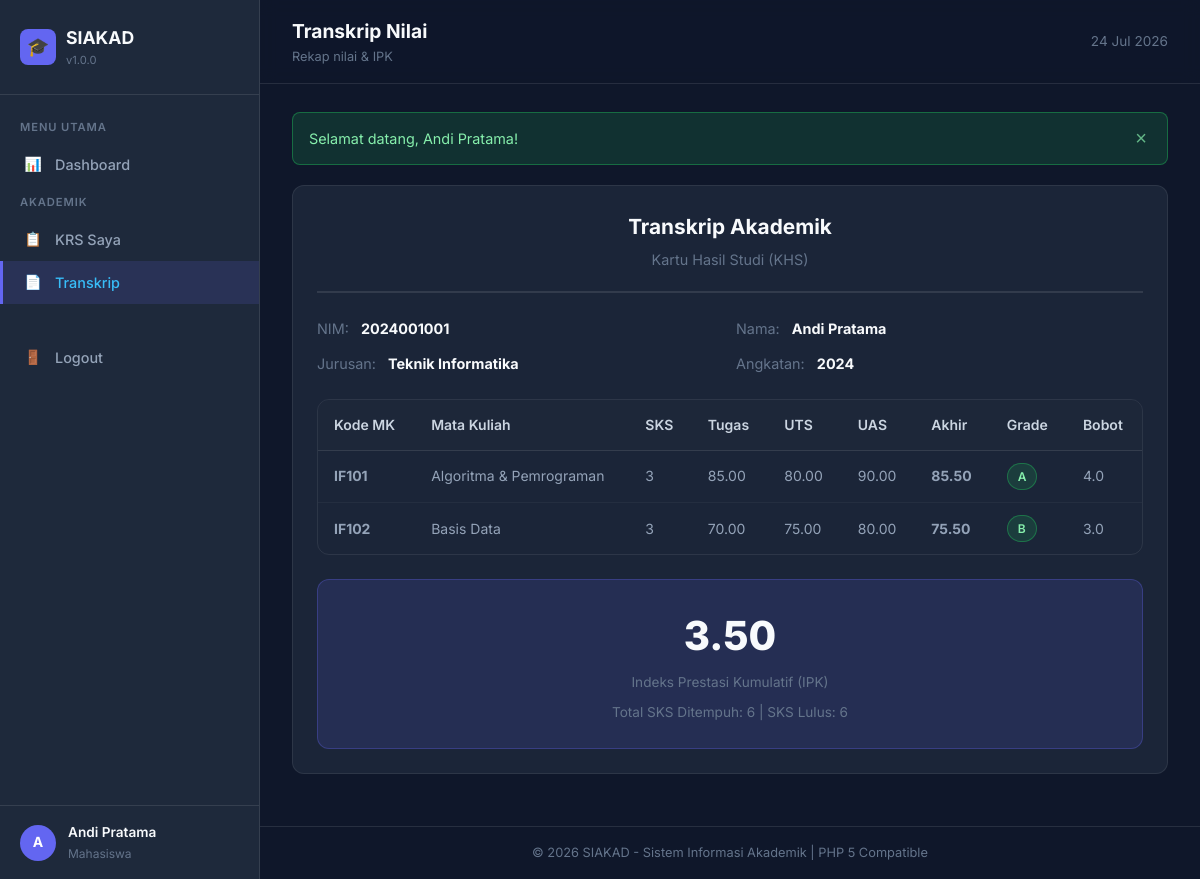
Screenshot of /index.php?page=transkrip (signed in) with the database file from the repository.
### tables this page shows
CREATE TABLE `mahasiswa` (
    `id` INT(11) NOT NULL AUTO_INCREMENT,
    `nim` VARCHAR(20) NOT NULL,
    `user_id` INT(11) NOT NULL,
    `nama` VARCHAR(100) NOT NULL,
    `email` VARCHAR(100) DEFAULT NULL,
    `telepon` VARCHAR(20) DEFAULT NULL,
    `jurusan` VARCHAR(100) NOT NULL,
    `angkatan` INT(4) NOT NULL,
    `alamat` TEXT DEFAULT NULL,
    PRIMARY KEY (`id`),
    UNIQUE KEY `uq_nim` (`nim`),
    KEY `fk_mhs_user` (`user_id`),
    CONSTRAINT `fk_mhs_user` FOREIGN KEY (`user_id`) REFERENCES `users` (`id`) ON DELETE CASCADE
);

CREATE TABLE `krs` (
    `id` INT(11) NOT NULL AUTO_INCREMENT,
    `mahasiswa_id` INT(11) NOT NULL,
    `mata_kuliah_id` INT(11) NOT NULL,
    `semester` INT(2) NOT NULL,
    `tahun_ajaran` VARCHAR(20) NOT NULL,
    `status` ENUM('pending', 'approved', 'rejected') NOT NULL DEFAULT 'pending',
    `created_at` DATETIME NOT NULL,
    PRIMARY KEY (`id`),
    UNIQUE KEY `uq_krs` (`mahasiswa_id`, `mata_kuliah_id`, `tahun_ajaran`),
    KEY `fk_krs_mhs` (`mahasiswa_id`),
    KEY `fk_krs_mk` (`mata_kuliah_id`),
    CONSTRAINT `fk_krs_mhs` FOREIGN KEY (`mahasiswa_id`) REFERENCES `mahasiswa` (`id`) ON DELETE CASCADE,
    CONSTRAINT `fk_krs_mk` FOREIGN KEY (`mata_kuliah_id`) REFERENCES `mata_kuliah` (`id`) ON DELETE CASCADE
);

CREATE TABLE `mata_kuliah` (
    `id` INT(11) NOT NULL AUTO_INCREMENT,
    `kode_mk` VARCHAR(10) NOT NULL,
    `nama_mk` VARCHAR(100) NOT NULL,
    `sks` INT(1) NOT NULL DEFAULT 3,
    `semester` INT(2) NOT NULL DEFAULT 1,
    `dosen_id` INT(11) DEFAULT NULL,
    PRIMARY KEY (`id`),
    UNIQUE KEY `uq_kode_mk` (`kode_mk`),
    KEY `fk_mk_dosen` (`dosen_id`),
    CONSTRAINT `fk_mk_dosen` FOREIGN KEY (`dosen_id`) REFERENCES `dosen` (`id`) ON DELETE SET NULL
);

CREATE TABLE `nilai` (
    `id` INT(11) NOT NULL AUTO_INCREMENT,
    `krs_id` INT(11) NOT NULL,
    `tugas` DECIMAL(5,2) NOT NULL DEFAULT 0,
    `uts` DECIMAL(5,2) NOT NULL DEFAULT 0,
    `uas` DECIMAL(5,2) NOT NULL DEFAULT 0,
    `nilai_akhir` DECIMAL(5,2) NOT NULL DEFAULT 0,
    `grade` VARCHAR(2) NOT NULL DEFAULT '',
    `created_at` DATETIME NOT NULL,
    `updated_at` DATETIME DEFAULT NULL,
    PRIMARY KEY (`id`),
    UNIQUE KEY `uq_nilai_krs` (`krs_id`),
    CONSTRAINT `fk_nilai_krs` FOREIGN KEY (`krs_id`) REFERENCES `krs` (`id`) ON DELETE CASCADE
);

### pages/transkrip.php (the view, shortened to what this page needs)
<?php
$mhs_id = isset($_SESSION['mahasiswa_id']) ? (int)$_SESSION['mahasiswa_id'] : 0;
$mhs = fetch_one($db_conn, "SELECT * FROM mahasiswa WHERE id = $mhs_id");
$nilai_rows = fetch_all($db_conn, "SELECT mk.kode_mk, mk.nama_mk, mk.sks, mk.semester,
    n.tugas, n.uts, n.uas, n.nilai_akhir, n.grade,
    k.tahun_ajaran
    FROM krs k
    JOIN mata_kuliah mk ON k.mata_kuliah_id = mk.id
    LEFT JOIN nilai n ON n.krs_id = k.id
    WHERE k.mahasiswa_id = $mhs_id AND k.status = 'approved'
    ORDER BY k.tahun_ajaran ASC, mk.semester ASC, mk.kode_mk ASC");
$ipk = calculate_ipk($db_conn, $mhs_id);
$total_sks = 0;
$total_sks_lulus = 0;
foreach ($nilai_rows as $n) {
    if (!empty($n['grade'])) {
        $total_sks += (int)$n['sks'];
        if ($n['grade'] !== 'E') {
            $total_sks_lulus += (int)$n['sks'];
        }
    }
}
?>
<div class="card">
    <div class="transcript-header">
        <h2>Transkrip Akademik</h2>
        <p>Kartu Hasil Studi (KHS)</p>
    </div>
    <div style="display: grid; grid-template-columns: 1fr 1fr; gap: 12px; margin-bottom: 24px; font-size: 0.9rem;">
        <div>
            <span style="color: var(--text-muted);">NIM:</span>
            <strong style="color: var(--text-heading); margin-left: 8px;"><?php echo escape_html($mhs['nim']); ?></strong>
        </div>
        <div>
            <span style="color: var(--text-muted);">Nama:</span>
            <strong style="color: var(--text-heading); margin-left: 8px;"><?php echo escape_html($mhs['nama']); ?></strong>
        </div>
        <div>
            <span style="color: var(--text-muted);">Jurusan:</span>
            <strong style="color: var(--text-heading); margin-left: 8px;"><?php echo escape_html($mhs['jurusan']); ?></strong>
        </div>
        <div>
            <span style="color: var(--text-muted);">Angkatan:</span>
            <strong style="color: var(--text-heading); margin-left: 8px;"><?php echo (int)$mhs['angkatan']; ?></strong>
        </div>
    </div>
    <?php if (empty($nilai_rows)): ?>
        <div class="empty-state"><div class="empty-icon">📄</div><p>Belum ada data nilai.</p></div>
    <?php else: ?>
        <div class="table-wrapper">
            <table class="data-table">
                <thead>
                    <tr>
                        <th>Kode MK</th>
                        <th>Mata Kuliah</th>
                        <th>SKS</th>
                        <th>Tugas</th>
                        <th>UTS</th>
                        <th>UAS</th>
                        <th>Akhir</th>
                        <th>Grade</th>
                        <th>Bobot</th>
                    </tr>
                </thead>
                <tbody>
                <?php foreach ($nilai_rows as $n): ?>
                    <tr>
                        <td><strong><?php echo escape_html($n['kode_mk']); ?></strong></td>
                        <td><?php echo escape_html($n['nama_mk']); ?></td>
                        <td><?php echo (int)$n['sks']; ?></td>
                        <td><?php echo !empty($n['tugas']) ? $n['tugas'] : '-'; ?></td>
                        <td><?php echo !empty($n['uts']) ? $n['uts'] : '-'; ?></td>
                        <td><?php echo !empty($n['uas']) ? $n['uas'] : '-'; ?></td>
                        <td><strong><?php echo !empty($n['nilai_akhir']) ? $n['nilai_akhir'] : '-'; ?></strong></td>
                        <td>
                            <?php if (!empty($n['grade'])): ?>
                                <span class="badge <?php echo ($n['grade'] === 'A' || $n['grade'] === 'B') ? 'badge-approved' : (($n['grade'] === 'C') ? 'badge-pending' : 'badge-rejected'); ?>">
                                    <?php echo escape_html($n['grade']); ?>
                                </span>
                            <?php else: ?>
                                -
                            <?php endif; ?>
                        </td>
                        <td><?php echo !empty($n['grade']) ? number_format(grade_to_point($n['grade']), 1) : '-'; ?></td>
                    </tr>
                <?php endforeach; ?>
                </tbody>
            </table>
        </div>
        <div class="ipk-display">
            <div class="ipk-value"><?php echo number_format($ipk, 2); ?></div>
            <div class="ipk-label">Indeks Prestasi Kumulatif (IPK)</div>
            <div style="margin-top: 8px; font-size: 0.85rem; color: var(--text-muted);">
                Total SKS Ditempuh: <?php echo $total_sks; ?> |
                SKS Lulus: <?php echo $total_sks_lulus; ?>
            </div>
        </div>
    <?php endif; ?>
</div>

### style.css (style rules this page uses)
:root { --bg-main: #0f172a; --bg-sidebar: #1e293b; --bg-card: rgba(30, 41, 59, 0.85); --bg-card-border: rgba(255, 255, 255, 0.08); --bg-input: rgba(15, 23, 42, 0.6); --primary: #6366f1; --primary-hover: #4f46e5; --primary-light: rgba(99, 102, 241, 0.15); --accent: #38bdf8; --text-heading: #f8fafc; --text-body: #94a3b8; --text-light: #cbd5e1; --text-muted: #64748b; --border-color: rgba(255, 255, 255, 0.1); --danger: #ef4444; --danger-bg: rgba(239, 68, 68, 0.15); --danger-border: rgba(239, 68, 68, 0.4); --danger-text: #fca5a5; --success: #22c55e; --success-bg: rgba(34, 197, 94, 0.15); --success-border: rgba(34, 197, 94, 0.4); --success-text: #86efac; --warning-bg: rgba(234, 179, 8, 0.15); --warning-border: rgba(234, 179, 8, 0.4); --warning-text: #fde047; --info-bg: rgba(56, 189, 248, 0.15); --info-border: rgba(56, 189, 248, 0.4); --info-text: #7dd3fc; --radius-sm: 8px; --radius-md: 12px; --radius-lg: 16px; --transition: all 0.25s cubic-bezier(0.4, 0, 0.2, 1); --sidebar-width: 260px; }
*, *::before, *::after { margin: 0; padding: 0; box-sizing: border-box; }
body { font-family: 'Inter', -apple-system, BlinkMacSystemFont, 'Segoe UI', Roboto, sans-serif; background-color: var(--bg-main); color: var(--text-body); line-height: 1.6; min-height: 100vh; }
.card { background: var(--bg-card); border: 1px solid var(--bg-card-border); border-radius: var(--radius-md); padding: 24px; margin-bottom: 24px; transition: var(--transition); }
.table-wrapper { overflow-x: auto; border-radius: var(--radius-md); border: 1px solid var(--bg-card-border); }
.data-table { width: 100%; border-collapse: collapse; font-size: 0.875rem; }
.data-table th { padding: 14px 16px; text-align: left; font-weight: 600; color: var(--text-light); background: rgba(30, 41, 59, 0.6); border-bottom: 1px solid var(--border-color); white-space: nowrap; }
.data-table td { padding: 12px 16px; border-bottom: 1px solid rgba(255, 255, 255, 0.04); color: var(--text-body); vertical-align: middle; }
.data-table tr:last-child td { border-bottom: none; }
.badge { display: inline-block; padding: 3px 10px; font-size: 0.75rem; font-weight: 600; border-radius: 20px; }
.badge-approved { background: var(--success-bg); color: var(--success-text); border: 1px solid var(--success-border); }
.transcript-header { text-align: center; margin-bottom: 24px; padding-bottom: 20px; border-bottom: 2px solid var(--border-color); }
.transcript-header h2 { color: var(--text-heading); font-size: 1.3rem; margin-bottom: 4px; }
.transcript-header p { color: var(--text-muted); font-size: 0.9rem; }
.ipk-display { text-align: center; padding: 24px; background: var(--primary-light); border: 1px solid rgba(99, 102, 241, 0.3); border-radius: var(--radius-md); margin-top: 24px; }
.ipk-display .ipk-value { font-size: 2.5rem; font-weight: 800; color: var(--text-heading); }
.ipk-display .ipk-label { font-size: 0.85rem; color: var(--text-muted); margin-top: 4px; }

### rows the page displays
mahasiswa: nim "2024001001", nama "Andi Pratama", jurusan "Teknik Informatika", angkatan "2024"
krs: mata_kuliah.kode_mk "IF101", mata_kuliah.nama_mk "Algoritma & Pemrograman", mata_kuliah.sks "3", nilai.tugas "85.00", nilai.uts "80.00", nilai.uas "90.00", nilai.nilai_akhir "85.50", nilai.grade "A", nilai.grade "4.0"
krs: mata_kuliah.kode_mk "IF102", mata_kuliah.nama_mk "Basis Data", mata_kuliah.sks "3", nilai.tugas "70.00", nilai.uts "75.00", nilai.uas "80.00", nilai.nilai_akhir "75.50", nilai.grade "B", nilai.grade "3.0"

### other values shown
escape_html(APP_NAME) "SIAKAD"
escape_html(APP_VERSION) "1.0.0"
escape_html($user_initial) "A"
escape_html($user_nama) "Andi Pratama"
escape_html($user_role) "Mahasiswa"
escape_html($pt['title']) "Transkrip Nilai"
escape_html($pt['desc']) "Rekap nilai & IPK"
$message "Selamat datang, Andi Pratama!"
$ipk "3.50"
$total_sks "6"
$total_sks_lulus "6"
